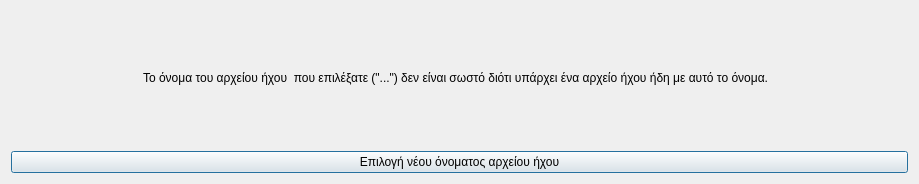
<?xml version="1.0" encoding="UTF-8"?>
<ui version="4.0">
 <class>Dialog</class>
 <widget class="QDialog" name="Dialog">
  <property name="geometry">
   <rect>
    <x>0</x>
    <y>0</y>
    <width>919</width>
    <height>184</height>
   </rect>
  </property>
  <property name="windowTitle">
   <string>Λάθος όνομα αρχείου ήχου</string>
  </property>
  <property name="windowIcon">
   <iconset resource="../../../icons.qrc">
    <normaloff>:/rest-windows/assets/images/rest-windows/information.png</normaloff>:/rest-windows/assets/images/rest-windows/information.png</iconset>
  </property>
  <layout class="QGridLayout" name="gridLayout">
   <item row="1" column="0">
    <widget class="QPushButton" name="select_other_filename">
     <property name="text">
      <string>Επιλογή νέου όνοματος αρχείου ήχου</string>
     </property>
     <property name="icon">
      <iconset resource="../../../icons.qrc">
       <normaloff>:/rest-windows/assets/images/rest-windows/ok.png</normaloff>:/rest-windows/assets/images/rest-windows/ok.png</iconset>
     </property>
    </widget>
   </item>
   <item row="0" column="0">
    <widget class="QFrame" name="frame">
     <property name="styleSheet">
      <string notr="true">QFrame{border:0px;}</string>
     </property>
     <property name="frameShape">
      <enum>QFrame::StyledPanel</enum>
     </property>
     <property name="frameShadow">
      <enum>QFrame::Raised</enum>
     </property>
     <layout class="QHBoxLayout" name="horizontalLayout">
      <item>
       <widget class="QLabel" name="image_label">
        <property name="maximumSize">
         <size>
          <width>117</width>
          <height>117</height>
         </size>
        </property>
        <property name="text">
         <string/>
        </property>
        <property name="pixmap">
         <pixmap resource="../../../icons.qrc">:/rest-windows/assets/images/rest-windows/information.png</pixmap>
        </property>
        <property name="scaledContents">
         <bool>true</bool>
        </property>
       </widget>
      </item>
      <item>
       <widget class="QLabel" name="label">
        <property name="text">
         <string>Το όνομα του αρχείου ήχου  που επιλέξατε (&quot;...&quot;) δεν είναι σωστό διότι υπάρχει ένα αρχείο ήχου ήδη με αυτό το όνομα.</string>
        </property>
        <property name="alignment">
         <set>Qt::AlignJustify|Qt::AlignVCenter</set>
        </property>
        <property name="wordWrap">
         <bool>true</bool>
        </property>
       </widget>
      </item>
     </layout>
    </widget>
   </item>
  </layout>
 </widget>
 <tabstops>
  <tabstop>select_other_filename</tabstop>
 </tabstops>
 <resources>
  <include location="../../../icons.qrc"/>
 </resources>
 <connections/>
</ui>
